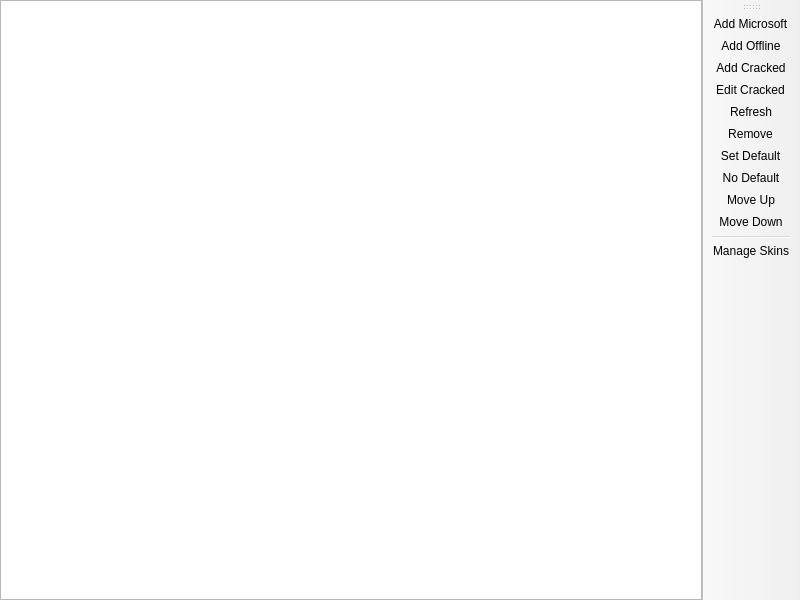
<?xml version="1.0" encoding="UTF-8"?>
<ui version="4.0">
 <class>AccountListPage</class>
 <widget class="QMainWindow" name="AccountListPage">
  <property name="geometry">
   <rect>
    <x>0</x>
    <y>0</y>
    <width>800</width>
    <height>600</height>
   </rect>
  </property>
  <widget class="QWidget" name="centralwidget">
   <layout class="QHBoxLayout" name="horizontalLayout">
    <property name="leftMargin">
     <number>0</number>
    </property>
    <property name="topMargin">
     <number>0</number>
    </property>
    <property name="rightMargin">
     <number>0</number>
    </property>
    <property name="bottomMargin">
     <number>0</number>
    </property>
    <item>
     <widget class="VersionListView" name="listView">
      <property name="alternatingRowColors">
       <bool>true</bool>
      </property>
      <property name="rootIsDecorated">
       <bool>false</bool>
      </property>
      <property name="itemsExpandable">
       <bool>false</bool>
      </property>
      <property name="allColumnsShowFocus">
       <bool>true</bool>
      </property>
      <attribute name="headerStretchLastSection">
       <bool>false</bool>
      </attribute>
     </widget>
    </item>
   </layout>
  </widget>
  <widget class="WideBar" name="toolBar">
   <attribute name="toolBarArea">
    <enum>RightToolBarArea</enum>
   </attribute>
   <attribute name="toolBarBreak">
    <bool>false</bool>
   </attribute>
   <addaction name="actionAddMicrosoft"/>
   <addaction name="actionAddOffline"/>
   <addaction name="actionAddCracked"/>
   <addaction name="actionEditCracked"/>
   <addaction name="actionRefresh"/>
   <addaction name="actionRemove"/>
   <addaction name="actionSetDefault"/>
   <addaction name="actionNoDefault"/>
   <addaction name="actionMoveUp"/>
   <addaction name="actionMoveDown"/>
   <addaction name="separator"/>
   <addaction name="actionManageSkins"/>
  </widget>
  <action name="actionSetDefault">
   <property name="text">
    <string>&amp;Set Default</string>
   </property>
  </action>
  <action name="actionNoDefault">
   <property name="checkable">
    <bool>true</bool>
   </property>
   <property name="text">
    <string>&amp;No Default</string>
   </property>
  </action>
  <action name="actionManageSkins">
   <property name="text">
    <string>&amp;Manage Skins</string>
   </property>
   <property name="toolTip">
    <string>Manage Skins</string>
   </property>
  </action>
  <action name="actionAddMicrosoft">
   <property name="text">
    <string>&amp;Add Microsoft</string>
   </property>
  </action>
  <action name="actionAddOffline">
   <property name="text">
    <string>Add &amp;Offline</string>
   </property>
  </action>
  <action name="actionAddCracked">
   <property name="text">
    <string>Add &amp;Cracked</string>
   </property>
   <property name="toolTip">
    <string>Create an offline account with custom skin and cape</string>
   </property>
  </action>
  <action name="actionEditCracked">
   <property name="text">
    <string>&amp;Edit Cracked</string>
   </property>
   <property name="toolTip">
    <string>Edit the name, password, skin and cape of an offline account</string>
   </property>
  </action>
  <action name="actionRefresh">
   <property name="text">
    <string>&amp;Refresh</string>
   </property>
   <property name="toolTip">
    <string>Refresh the account tokens</string>
   </property>
  </action>
  <action name="actionRemove">
   <property name="text">
    <string>Remo&amp;ve</string>
   </property>
  </action>
  <action name="actionMoveUp">
   <property name="text">
    <string>Move &amp;Up</string>
   </property>
  </action>
  <action name="actionMoveDown">
   <property name="text">
    <string>Move &amp;Down</string>
   </property>
  </action>
 </widget>
 <customwidgets>
  <customwidget>
   <class>VersionListView</class>
   <extends>QTreeView</extends>
   <header>ui/widgets/VersionListView.h</header>
  </customwidget>
  <customwidget>
   <class>WideBar</class>
   <extends>QToolBar</extends>
   <header>ui/widgets/WideBar.h</header>
  </customwidget>
 </customwidgets>
 <resources/>
 <connections/>
</ui>
